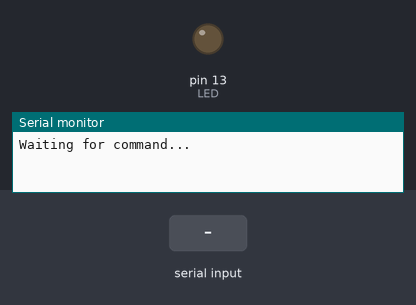
A sketch run on a simulated Arduino Uno, built with avr-gcc and run on an emulated ATmega328P. Parts: output pins drawn as LEDs (lit = HIGH), the last lines printed to the serial monitor. The test bench sets the inputs (shaded band).

Above: at 1.2 s.
1.3 s: "1" received over the second serial link
At 2.5 s:
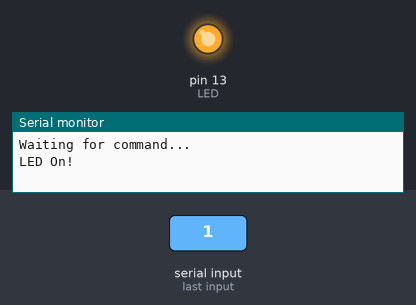
2.8 s: "0" received over the second serial link
At 3.5 s:
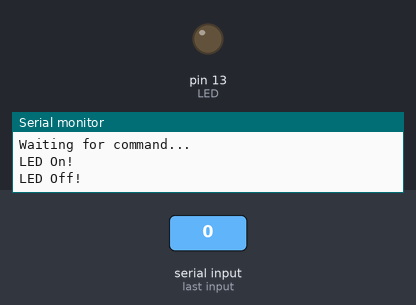
Timing chart, 0 to 5.8 s (numbered marks = the images above; inputs shaded):
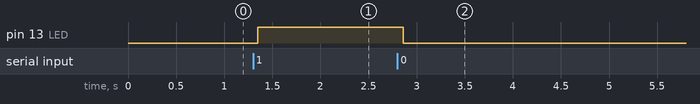

Measured:
- after the input at 1.3 s, pin 13 (LED): LOW → HIGH after 0.05 s
- after the input at 2.8 s, pin 13 (LED): HIGH → LOW after 0.06 s

The sketch:

Ruben-BlueTooth.ino
```cpp
#include <SoftwareSerial.h>
SoftwareSerial Bluetooth(10, 9); // RX, TX
int LED = 13; // the on-board LED
int Data; // the data received

void setup() {
  Bluetooth.begin(9600);
  Serial.begin(9600);
  Serial.println("Waiting for command...");
  Bluetooth.println("Send 1 to turn on the LED. Send 0 to turn Off");
  pinMode(LED,OUTPUT);
  digitalWrite(LED,LOW);
}

void loop() {
  if (Bluetooth.available()){ //wait for data received
    Data=Bluetooth.read();
    if(Data=='1'){
      digitalWrite(LED,HIGH);
      Serial.println("LED On!");
      Bluetooth.println("LED On!");
    }
    else if(Data=='0'){
       digitalWrite(LED,LOW);
       Serial.println("LED Off!");
       Bluetooth.println("LED  On D13 Off ! ");
    }
    else{;}
  }
delay(100);
}
```
